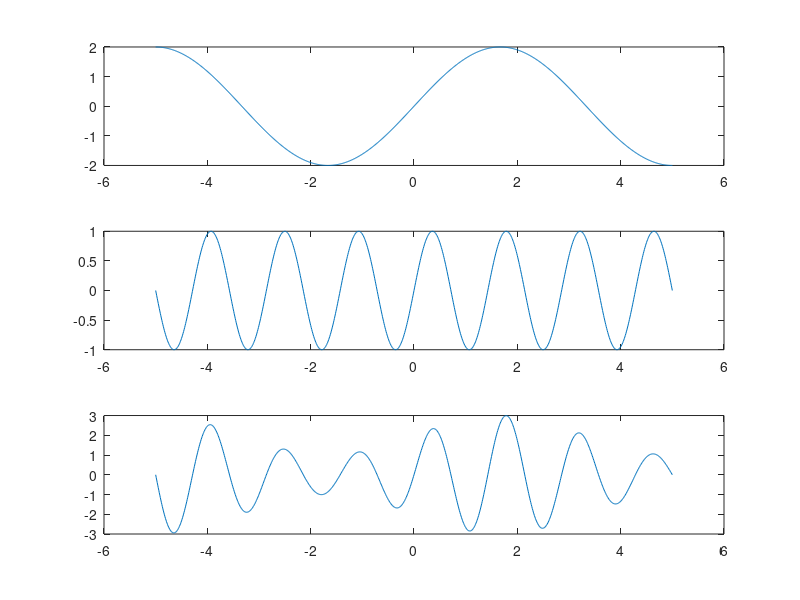

Recreate this plot in MATLAB.
clc
close all
clear all
%%
t = -5:0.01:5;
f_c = 0.15;
f_m = 0.7;
v_c_amplitude = 2;
v_m_amplitude = 1;
m = v_m_amplitude/v_c_amplitude;
v_c = v_c_amplitude*sin(2*pi*f_c*t);
v_m = v_m_amplitude*sin(2*pi*f_m*t);
v_am = v_c_amplitude*(1+m*sin(2*pi*f_c*t)).*sin(2*pi*f_m*t);
figure;
subplot(3, 1, 1);
plot(t, v_c);
subplot(3, 1, 2);
plot(t, v_m);
subplot(3, 1, 3);
plot(t, v_am);